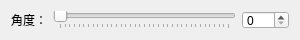
<?xml version="1.0" encoding="UTF-8"?>
<ui version="4.0">
 <class>ImageRotationForm</class>
 <widget class="QWidget" name="ImageRotationForm">
  <property name="geometry">
   <rect>
    <x>0</x>
    <y>0</y>
    <width>300</width>
    <height>40</height>
   </rect>
  </property>
  <property name="minimumSize">
   <size>
    <width>300</width>
    <height>40</height>
   </size>
  </property>
  <property name="maximumSize">
   <size>
    <width>300</width>
    <height>40</height>
   </size>
  </property>
  <property name="windowTitle">
   <string>Form</string>
  </property>
  <layout class="QVBoxLayout" name="verticalLayout">
   <item>
    <layout class="QHBoxLayout" name="horizontalLayout">
     <item>
      <widget class="QLabel" name="label">
       <property name="text">
        <string>角度：</string>
       </property>
      </widget>
     </item>
     <item>
      <widget class="QSlider" name="horizontalSlider">
       <property name="maximum">
        <number>360</number>
       </property>
       <property name="orientation">
        <enum>Qt::Horizontal</enum>
       </property>
       <property name="tickPosition">
        <enum>QSlider::TicksBelow</enum>
       </property>
      </widget>
     </item>
     <item>
      <widget class="QSpinBox" name="spinBox">
       <property name="maximum">
        <number>360</number>
       </property>
      </widget>
     </item>
    </layout>
   </item>
  </layout>
 </widget>
 <resources/>
 <connections/>
</ui>
